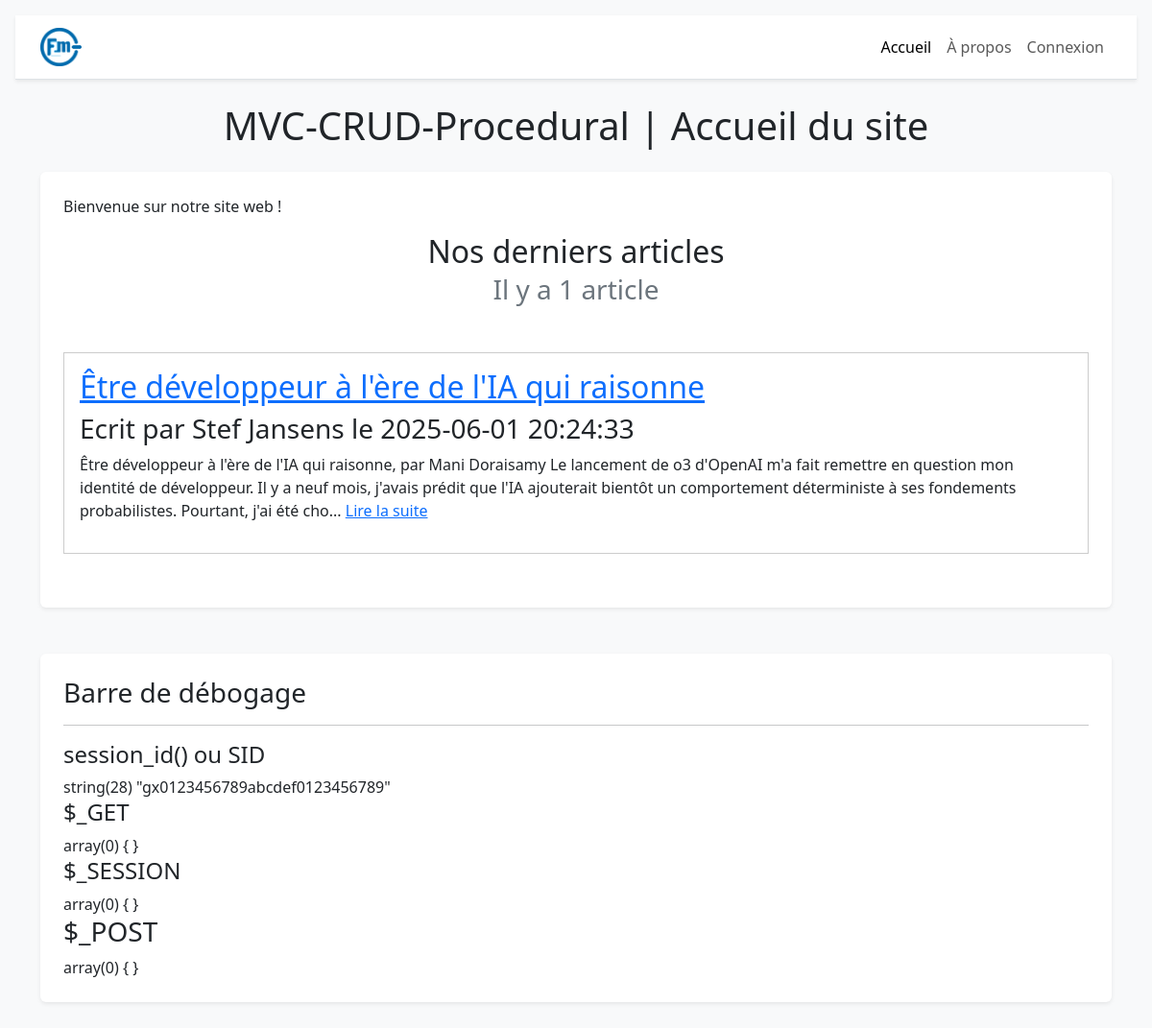
The page / on the database its author committed.
### tables this page shows
CREATE TABLE IF NOT EXISTS `article` (
  `idarticle` int(10) UNSIGNED NOT NULL AUTO_INCREMENT,
  `title` varchar(160) NOT NULL COMMENT 'titre',
  `slug` varchar(165) NOT NULL COMMENT 'titre transformé en slug unique',
  `articletext` text NOT NULL COMMENT 'article',
  `articledatecreated` datetime DEFAULT current_timestamp() COMMENT 'date de création de la première version de l''article',
  `articlepublished` tinyint(3) UNSIGNED NOT NULL DEFAULT 1 COMMENT '0 -> en attente\n1 -> publié\n2 -> désactivé',
  `articledatepublished` datetime DEFAULT NULL COMMENT 'date de publication',
  `user_iduser` int(10) UNSIGNED NOT NULL COMMENT 'clef étrangère, un article ne peut avoir qu''un auteur',
  PRIMARY KEY (`idarticle`),
  UNIQUE KEY `slug_UNIQUE` (`slug`),
  KEY `fk_article_user_idx` (`user_iduser`)
);

CREATE TABLE IF NOT EXISTS `user` (
  `iduser` int(10) UNSIGNED NOT NULL AUTO_INCREMENT,
  `login` varchar(60) NOT NULL COMMENT 'pour se connecter',
  `username` varchar(120) NOT NULL COMMENT 'nom d''affichage',
  `userpwd` varchar(300) NOT NULL COMMENT 'mot de passe haché avec password_hash',
  `usermail` varchar(150) NOT NULL COMMENT 'email pour confirmer l''inscription, envoyer des info etc...',
  `uniqid` varchar(255) NOT NULL COMMENT 'Identifiant unique créé avec uniqid(''mvc'', true); pour les liens dans les mails',
  `active` tinyint(3) UNSIGNED DEFAULT 1 COMMENT '0 -> inactif\n1 -> actif\n2 -> banni\n3 -> en attente de validation du mail',
  `dateinscription` datetime DEFAULT current_timestamp() COMMENT 'datetime d''inscription',
  PRIMARY KEY (`iduser`),
  UNIQUE KEY `login_UNIQUE` (`login`),
  UNIQUE KEY `usermail_UNIQUE` (`usermail`)
);

### model/ArticleModel.php (called while the page is built, shortened)
<?php
function getArticlesPublished(PDO $connect): array
{
    $request = $connect->prepare("
    SELECT a.`idarticle`, a.`title`, a.`slug`, SUBSTRING(a.`articletext`,1,300) AS `articletext`, a.`articlepublished`, a.`articledatepublished`, u.`login`, u.`username`
    FROM `article` a
        INNER JOIN `user` u
            ON a.`user_iduser`= u.`iduser`
    WHERE a.`articlepublished`=1
    ORDER BY a.`articledatepublished` DESC ;
");
    try{
        $request->execute();
        $results = $request->fetchAll();
        return $results;
    }catch (Exception $e){
        die($e->getMessage());
    }
}

### view/homepage.html.php (the view, shortened to what this page needs)
<!doctype html>
<html lang="fr">
<head>
    <link rel="stylesheet" href="./css/bootstrap.min.css" />
    <link rel="stylesheet" href="./css/style.css" />
</head>
<body class="bg-light">
<?php
include "_menu.html.php";
?>
<h1 class="mb-4 text-center">MVC-CRUD-Procedural | Accueil du site</h1>
<div class="container">
    <div class="bg-white p-4 rounded shadow-sm mb-5">
<p>Bienvenue sur notre site web !</p>
        <h2 class="mb-1 text-center">Nos derniers articles</h2>
        <?php
        if(empty($articles)):
            $h3 = "Pas encore d'articles";
        else:
            $nbArticles = count($articles);
            $pluriel = $nbArticles>1? "s":"";
            $h3 = "Il y a $nbArticles article$pluriel";
        endif;
        ?>
    <h3 class="text-secondary text-center mb-5"><?=$h3?></h3>
        <?php
    foreach($articles as $article):
        ?>
        <div class="article">
            <h2><a href="?pg=article&slug=<?php echo $article['slug']; ?>"><?php echo $article['title']; ?></a></h2>
            <h3>Ecrit par <?php echo $article['username']; ?> le <?php echo $article['articledatepublished']; ?></h3>
            <p><?php echo $article['articletext']; ?>... <a href="?pg=article&slug=<?php echo $article['slug']; ?>">Lire la suite</a></p>
        </div>
        <?php
    endforeach;
        ?>
    </div>
</body>
</html>

### public/index.php (shortened to what this page needs)
<?php
try{
    $db = new PDO(DB_DSN,
        DB_LOGIN,
        DB_PWD,
        [
            PDO::ATTR_ERRMODE => PDO::ERRMODE_EXCEPTION,
            PDO::ATTR_DEFAULT_FETCH_MODE => PDO::FETCH_ASSOC,
        ]);
}catch(Exception $e){
    die($e->getMessage());
}
if(isset($_SESSION['login'])){
    require_once "../controller/PrivateController.php";
}else{
    require_once "../controller/PublicController.php";
}
echo '<div class="bg-white p-4 rounded shadow-sm mb-5"<hr><h3>Barre de débogage</h3><hr>';
echo '<h4>session_id() ou SID</h4>';
var_dump(session_id());
echo '<h4>$_GET</h4>';
var_dump($_GET);
echo '<h4>$_SESSION</h4>';
var_dump($_SESSION);
echo '<h3>$_POST</h3>';
var_dump($_POST);
echo '</div>';

### controller/PublicController.php (shortened to what this page needs)
<?php
require_once "../model/ArticleModel.php";
if(isset($_GET['pg'])){
    if($_GET['pg']==="login"){
        if(isset($_POST['login']) && isset($_POST['userpwd'])){
            if(connectUser($db,$_POST['login'],$_POST['userpwd'])){
                echo "ok";
            }else{
                echo "ko";
            }
        }
        require_once "../view/login.html.php";
    }elseif($_GET['pg']==="about"){
        require_once "../view/about.html.php";
    }
}else {
    $articles = getArticlesPublished($db);
    require_once "../view/homepage.html.php";
}

### view/_menu.html.php (shortened to what this page needs)
<div class="navbar navbar-expand-lg bg-white border-bottom shadow-sm mb-4">
    <div class="container">
        <a class="navbar-brand fw-bold" href="./">
            <img src="./img/logo.png" alt="Logo CF2M" height="40" class="me-2">
        </a>
        <?php
$activeHome = $activeAbout = $activeLogin = "";
        if(!isset($_GET['pg'])){
            $activeHome = "active";
        }elseif($_GET['pg']==="about"){
            $activeAbout = "active";
        }elseif($_GET['pg']==="login"){
            $activeLogin = "active";
        }
        ?>
        <div class="collapse navbar-collapse" id="mainNavbar">
            <div class="navbar-nav ms-auto">
                <a class="nav-link <?=$activeHome?>" href="./">Accueil</a>
                <a class="nav-link <?=$activeAbout?>" href="./?pg=about">À propos</a>
                <a class="nav-link <?=$activeLogin?>" href="./?pg=login">Connexion</a>
            </div>
        </div>
    </div>
</div>

### public/css/style.css (style rules this page uses)
body { padding: 1em; }
.article { border: 1px solid #ccc; padding: 1em; margin-bottom: 2em; }

### rows shown on the page
article: title "Être développeur à l'ère de l'IA qui raisonne", user_iduser.username "Stef Jansens", articledatepublished "2025-06-01 20:24:33", articletext "Être développeur à l'ère de l'IA qui raisonne, par Mani Doraisamy Le lancement de o3 d'OpenAI m'a fait remettre en question mon identité de développeur. Il y a neuf mois, j'avais prédit que l'IA ajouterait bientôt un comportement déterministe à ses fondements probabilistes. Pourtant, j'ai été cho"

### other values the page prints
$h3 "Il y a 1 article"
